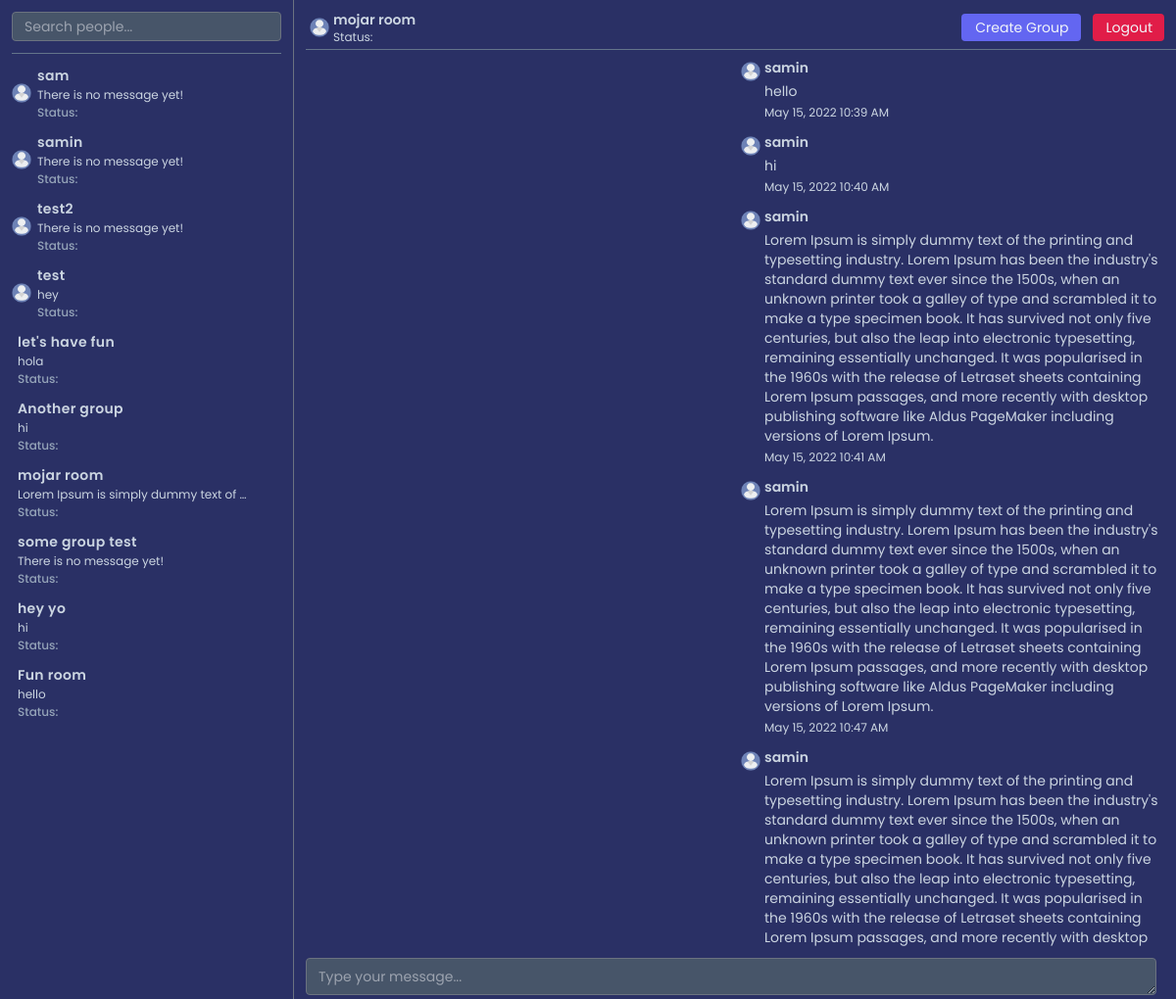
/group/ogzoWpN6ip9iLlnYHoGJ/ (signed in), run on the app's committed database.
### account/models.py (models this page shows, shortened)
class Account(AbstractBaseUser):
    username = models.CharField(max_length=120, null=True)
    email = models.EmailField(null=True, unique=True)
    is_active = models.BooleanField(default=True)
    is_staff = models.BooleanField(default=False)
    is_superuser = models.BooleanField(default=False)
    is_online = models.BooleanField(default=True)
    created_at = models.DateTimeField(default=datetime.now)
    objects = AccountManager()
    USERNAME_FIELD = "email"
    REQUIRED_FIELDS = ["username"]

### chat/models.py (models this page shows, shortened)
class Chat(models.Model):
    room = models.SlugField(max_length=20, null=True)
    chatroom = models.ForeignKey(Chatroom, on_delete=models.CASCADE, related_name="chatroom")
    sender = models.ForeignKey(User, on_delete=models.CASCADE, related_name="sender")
    receiver = models.ForeignKey(User, on_delete=models.CASCADE, related_name="receiver")
    message = models.TextField(null=True)
    created_at = models.DateTimeField(default=datetime.now)

class GroupChatroom(models.Model):
    room = models.SlugField(max_length=20, null=True, unique=True)
    given_room_name = models.CharField(max_length=200, null=True)
    creator = models.ForeignKey(User, on_delete=models.SET_NULL, null=True, related_name="creator")
    users = models.ManyToManyField(User)
    created_at = models.DateTimeField(default=datetime.now)

class GroupChat(models.Model):
    room = models.SlugField(max_length=20, null=True)
    group_chatroom = models.ForeignKey(GroupChatroom, on_delete=models.CASCADE, related_name="group_chatroom")
    sender = models.ForeignKey(User, on_delete=models.CASCADE, related_name="group_sender")
    message = models.TextField(null=True)
    created_at = models.DateTimeField(default=datetime.now)

### chat/views.py (the view)
# urls.py: path("group/<str:room>/", GroupChatroomView.as_view(), name="group"),
class GroupChatroomView(LoginRequiredMixin, View):
    login_url = "/account/login/"
    def get(self, request, room):
        accounts = Account.objects.values()
        chat_nofifies = ChatMessageSeen.objects.all()
        chat_notify_list = list(map(lambda i: {
            "id": i.id,
            "room": i.room,
            "chatroom": i.chatroom,
            "sender": i.sender,
            "receiver": i.receiver,
            "message_seen": i.message_seen,
            "sender_email": i.sender_email,
            "receiver_email": i.receiver_email
        }, chat_nofifies))
        copied_chat_notify_list = deepcopy(chat_notify_list)
        item_list = []
        get_user_with_notify_list = find_user_chat_notification_list(copied_chat_notify_list, item_list, request.user)
        notified_account_list = []
        get_user_notified_list = find_user_with_notified_list(accounts, get_user_with_notify_list, notified_account_list)
        last_msg_list = []
        get_accounts_with_notify_and_last_msg = find_accounts_with_last_msg(get_user_notified_list, last_msg_list, request.user)
        group_chatrooms = GroupChatroom.objects.all()
        group_chatroom_list = list(map(lambda i: {
            "id": i.id,
            "room": i.room,
            "given_room_name": i.given_room_name,
            "creator": i.creator,
            "users": i.users,
            "created_at": i.created_at
        }, group_chatrooms))
        group_chatroom_obj = find_obj(group_chatroom_list, "room", room, 0, len(group_chatroom_list))
        if group_chatroom_obj:
            group_users = group_chatroom_obj["users"].all()
            group_chats = GroupChat.objects.all()
            group_chat_list = list(map(lambda i: {
                "id": i.id,
                "room": i.room,
                "group_chatroom": i.group_chatroom,
                "sender": i.sender,
                "message": i.message,
                "created_at": i.created_at.strftime("%b %d, %Y %I:%M %p")
            }, group_chats))
            if request.user in group_users:
                copied_group_chats = deepcopy(group_chat_list)
                item_list = []
                get_chat_list = find_room_all_chats(copied_group_chats, item_list, group_chatroom_obj["room"])
                quick_sort(get_chat_list, "id", 0, len(get_chat_list) - 1)
                group_list = []
                get_user_connected_group_list = find_user_connected_groups(group_chatroom_list, group_list, request.user)
                group_msg_seens = GroupChatMessageSeen.objects.values()
                group_msg_seen_list = list(map(lambda i: i, group_msg_seens))
                group_list = []
                find_group_msg_seen_list = find_user_group_msg_seen_list(group_msg_seen_list, get_user_connected_group_list, group_list)
                group_list = []
                find_user_group_with_notify_list = find_user_group_with_notified_list(find_group_msg_seen_list, group_list, request.user)
                last_msg_list = []
                find_user_group_last_msg_with_notify = find_user_group_last_msg(find_user_group_with_notify_list, last_msg_list)
                update_group_message_notification = update_group_message_seen(group_msg_seen_list, group_chatroom_obj["room"], request.user)
            else:   # --> Else if user not in the group, redirect to home page
                return redirect("chat:home")
        else:
            return redirect("chat:home")
        args = {
            "accounts": get_accounts_with_notify_and_last_msg,
            "groups": find_user_group_last_msg_with_notify,
            "group_chatroom_obj": group_chatroom_obj,
            "chats": get_chat_list,
            "group_notify_status": update_group_message_notification,
        }
        return render(request, "chat/group_chat.html", args)

### chat/views.py (called while the page is built)
def find_user_chat_notification_list(copied_chat_notify_list, item_list, receiver):
    notified_obj = find_obj(copied_chat_notify_list, "receiver_email", receiver.email, 0, len(copied_chat_notify_list))
    if notified_obj is not None:
        if notified_obj["message_seen"] == False:
            item_list.append(notified_obj["sender_email"])
        copied_chat_notify_list.remove(notified_obj)
        return find_user_chat_notification_list(copied_chat_notify_list, item_list, receiver)
    return item_list

def find_user_with_notified_list(accounts, notified_list, notified_account_list):
    for account in accounts:
        if account["email"] in notified_list:
            notified_account_list.append({
                "account": account,
                "notify": True
            })
        else:
            notified_account_list.append({
                "account": account,
                "notify": False
            })
    return notified_account_list

def find_accounts_with_last_msg(accounts, last_msg_list, current_user):
    for account in accounts:
        account_obj = Account(**account["account"])
        last_msg = Chat.objects.filter(Q(sender=current_user, receiver=account_obj) | Q(sender=account_obj, receiver=current_user)).last()
        message = None
        if last_msg:
            message = last_msg.message
        else:
            message = "There is no message yet!"
        last_msg_list.append({
            "account": account["account"],
            "notify": account["notify"],
            "last_msg": message
        })
    return last_msg_list

def find_user_connected_groups(group_chatroom_list, group_list, current_user):
    group_list = [group for group in group_chatroom_list if current_user in group["users"].all()]
    return group_list

def find_user_group_msg_seen_list(group_msg_seen_list, user_group_list, group_list):
    for group in user_group_list:
        group_msg_seen_obj = find_obj(group_msg_seen_list, "room", group["room"], 0, len(group_msg_seen_list))
        if group_msg_seen_obj is not None:
            group_msg_seen_obj = GroupChatMessageSeen(**group_msg_seen_obj)
            group_list.append({
                "group": group,
                "group_message_seen": group_msg_seen_obj
            })
        else:
            group_list.append({
                "group": group,
                "group_message_seen": None
            })
    return group_list

### chat/templates/chat/group_chat.html (shortened to what this page needs)
{% extends "base.html" %}
{% load static %}
{% block content %}
<div class="max-w-screen-2xl mx-auto">
    <div class="flex">
        {% include "chat/chat_left.html" %}
        {% include "chat/group_chat_right.html" %}
    </div>
</div>
{% endblock %}

### chat/templates/chat/chat_left_bottom.html (shortened to what this page needs)
{% load static %}
{% if accounts %}
    <div id="chat__leftBottomUsers" class="flex h-full pl-3 pr-1 pb-16 flex-col gap-y-3 overflow-x-hidden overflow-y-auto">
        {% for account in accounts %}
            <a href="{% url 'chat:create-chatroom' account.account.id %}" id="account-{{ account.account.id}}" class="flex items-center">
                <img src="{% static 'images/user.png' %}" class="w-[20px] h-[20px] object-contain mr-1" alt="">
                <div class="flex flex-col gap-y-0.5 pl-0.5 chat__userInfo">
                    <p id="user-{{ account.account.id }}" class="font-semibold text-slate-300 tracking-wide whitespace-nowrap overflow-hidden text-ellipsis chat__userUsername">{{ account.account.username }}</p>
                    <p class="text-slate-300 text-xs whitespace-nowrap overflow-hidden text-ellipsis last_message">{{ account.last_msg }}</p>
                    <p class="flex items-center text-xs font-medium text-slate-400 user__status">Status: </p>
                </div>
            </a>
        {% endfor %}
        {% if groups %}
            {% for group in groups %}
                <a href="{% url 'chat:group' group.group.room %}" id="group-{{group.group.id}}" class="flex items-center">
                    <div class="flex flex-col gap-y-0.5 pl-0.5 chat__userInfo">
                        <p id="group-{{ group.group.id }}" class="font-semibold text-slate-300 tracking-wide whitespace-nowrap overflow-hidden text-ellipsis">{{ group.group.given_room_name }}</p>
                        <p class="text-slate-300 text-xs whitespace-nowrap overflow-hidden text-ellipsis last_message">{{ group.last_msg }}</p>
                        <p class="flex items-center text-xs font-medium text-slate-400 user__status">Status: </p>
                    </div>
                </a>
            {% endfor %}
        {% endif %}
    </div>
{% endif %}

### chat/templates/chat/group_chat_right_top.html (shortened to what this page needs)
{% load static %}
<div id="account__right-{{ request.user.id }}" class="flex items-center justify-between pr-3">
    <div class="flex items-center gap-x-1">
        <img src="{% static 'images/user.png' %}" class="w-[20px] h-[20px] object-contain" alt="">
        <div class="text-slate-300">
            <h5 class="font-semibold mr-1 chat__rightTopUsername">{{ group_chatroom_obj.given_room_name }}</h5>
            <p class="text-xs flex items-center">Status: </p>
        </div>
    </div>
    <div class="flex items-center gap-x-3">
        <button id="create__chatGroup" class="flex items-center gap-x-0.5 py-1 px-3 text-slate-100 bg-indigo-500 rounded cursor-pointer hover:bg-indigo-600 hover:shadow transition-all duration-300 ease-in-out">
            Create Group
        </button>
        <a href="{% url 'account:logout' %}" class="flex items-center gap-x-0.5 py-1 px-3 text-slate-100 bg-rose-600 rounded cursor-pointer hover:bg-rose-700 hover:shadow transition-all duration-300 ease-in-out">
            Logout
        </a>
    </div>
</div>
<div class="w-full h-[1px] bg-slate-500 mt-1"></div>

### chat/templates/chat/chat_right_middle.html
{% load static %}
<div id="chat__rightMiddle">
    <div id="chat__rightChatDiv" class="flex flex-col gap-y-3 mt-2">
        {% for chat in chats  %}
            <div class="flex gap-x-1 w-1/2 {% if request.user.email == chat.sender.email %}place-self-end{% endif %} chat__leftMiddleChatContainer">
                <div>
                    <img src="{% static 'images/user.png' %}" class="w-[20px] min-w-[20px] h-[20px] mt-1 object-contain" alt="">
                </div>
                <div class="flex flex-col gap-y-1 text-slate-300 text-sm pr-3">
                    <h5 class="font-semibold chat__rightMiddleUsername">{{ chat.sender.username }}</h5>
                    <p class="break-word">{{ chat.message }}</p>
                    <p class="text-xs">{{ chat.created_at }}</p>
                </div>
            </div>
        {% endfor %}
    </div>
</div>

### static/css/base.css (style rules this page uses)
* { box-sizing: border-box; }
:root { --poppins: 'Poppins', sans-serif; --bg-primary: #2A3065; }
body { font-family: var(--poppins); background-color: var(--bg-primary); color: var(--text-primary); overflow: hidden; }

### static/css/chat_left.css (style rules this page uses)
.chat__userInfo { width: calc(100% - 45px); }

### static/css/chat_right.css (style rules this page uses)
.chat__rightTopUsername, .chat__rightMiddleUsername { display: -webkit-box; -webkit-line-clamp: 1; -webkit-box-orient: vertical; overflow: hidden; text-overflow: ellipsis; }
#chat__rightMiddle { height: calc(100% - 90px); overflow-y: auto; overflow-x: hidden; }

### data on the page
Account: account.username "sam", last_msg "There is no message yet!"
Account: account.username "samin", last_msg "There is no message yet!"
Account: account.username "test2", last_msg "There is no message yet!"
Account: account.username "test", last_msg "hey"
GroupChatroom: group.given_room_name "let's have fun"
GroupChat: last_msg "hola"
GroupChatroom: group.given_room_name "Another group"
GroupChat: last_msg "hi"
GroupChatroom: group.given_room_name "mojar room", given_room_name "mojar room", sender.username "samin", message "hello", created_at "May 15, 2022 10:39 AM", message "hi", created_at "May 15, 2022 10:40 AM", message "Lorem Ipsum is simply dummy text of the printing and typesetting industry. Lorem Ipsum has been the industry's standard dummy text ever since the 1500s, when an unknown printer took a galley of type and scrambled it to make a type specimen book. It has survived not only five centuries, but also the leap into electronic typesetting, remaining essentially unchanged. It was popularised in the 1960s with the release of Letraset sheets containing Lorem Ipsum passages, and more recently with desktop publishing software like Aldus PageMaker including versions of Lorem Ipsum.", created_at "May 15, 2022 10:41 AM", created_at "May 15, 2022 10:47 AM", message "Lorem Ipsum is simply dummy text of the printing and typesetting industry. Lorem Ipsum has been the industry's standard dummy text ever since the 1500s, when an unknown printer took a galley of type and scrambled it to make a type specimen book. It has survived not only five centuries, but also the leap into electronic typesetting, remaining essentially unchanged. It was popularised in the 1960s with the release of Letraset sheets containing Lorem Ipsum passages, and more recently with desktop…"
GroupChat: last_msg "Lorem Ipsum is simply dummy text of…"
GroupChatroom: group.given_room_name "some group test"
GroupChatroom: group.given_room_name "hey yo"
GroupChat: last_msg "hi"
GroupChatroom: group.given_room_name "Fun room"
GroupChat: last_msg "hello"

### other printed values
{{ group.last_msg }} "There is no message yet!"
